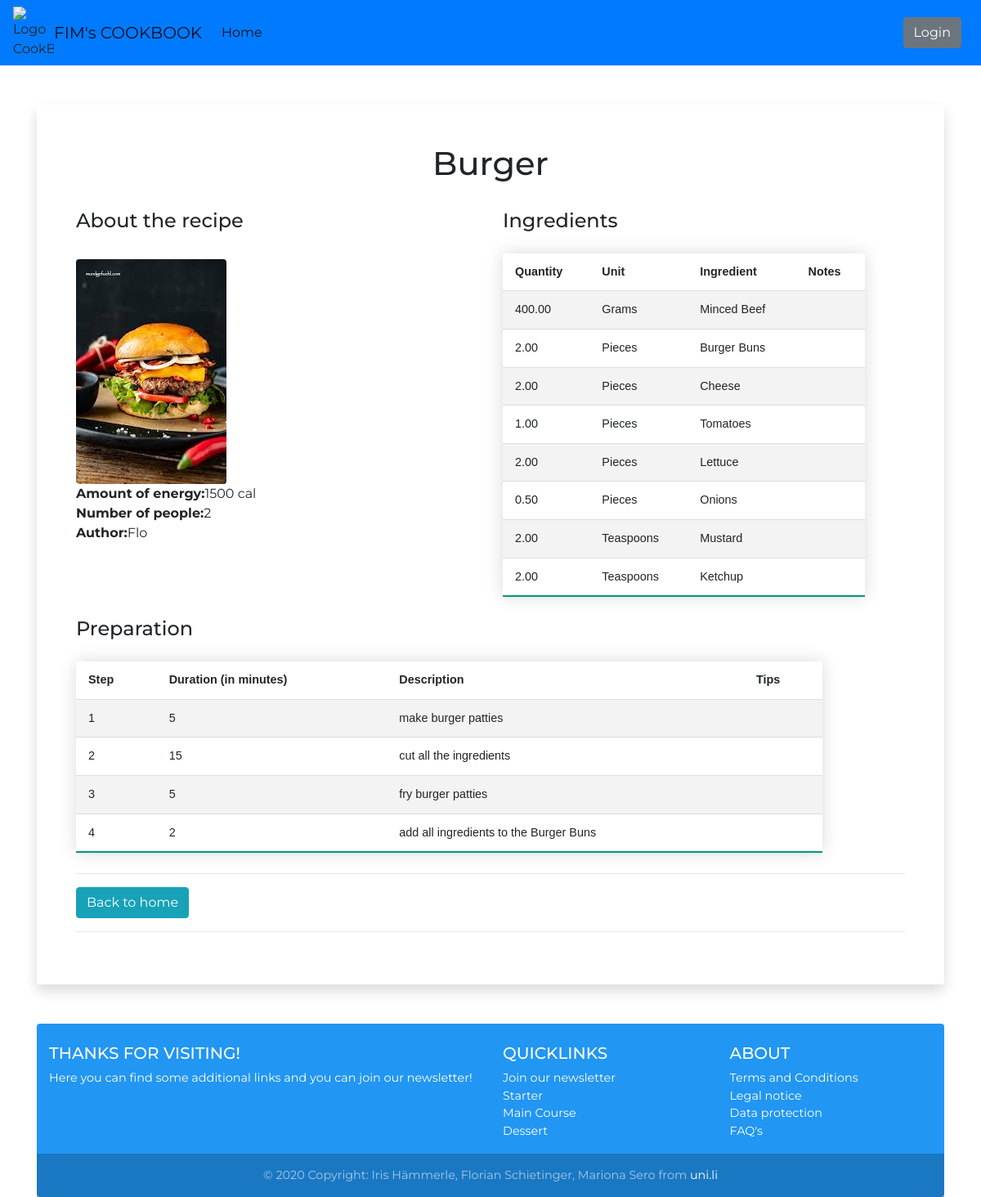
The app's page /viewrecipe/10 with its own data.
### myRecipeApp/models.py (models this page shows, shortened)
class Recipe(models.Model):
    RecipeId = models.BigAutoField(primary_key=True,
                                   verbose_name="Unique RecipeId"
                                   )
    RecipeName = models.CharField(verbose_name="Recipe Name",
                                  max_length=300
                                  )
    Picture = models.ImageField(verbose_name="Recipe Picture",
                                blank=True,
                                upload_to="upload/"
                                )
    UserId = models.ForeignKey(settings.AUTH_USER_MODEL,
                               verbose_name="Author",
                               on_delete=models.PROTECT
                               )
    Energy = models.PositiveIntegerField(verbose_name="Calories",
                                         blank=True)
    UnitId = models.ForeignKey(Unit,
                               verbose_name="Unit of Energy",
                               on_delete=models.PROTECT
                               )
    NumberPeople = models.PositiveSmallIntegerField(verbose_name="Number of People",
                                                    blank=True)

class Ingredient(models.Model):
    IngredientId = models.BigAutoField(primary_key=True,
                                       verbose_name="Unique UnitId"
                                       )
    RecipeId = models.ForeignKey(Recipe,
                                 verbose_name="Recipe",
                                 on_delete=models.CASCADE,
                                 default=0
                                 )
    Quantity = models.DecimalField(verbose_name="Quantity",
                                   max_digits=8,  # before none
                                   decimal_places=2
                                   )
    UnitId = models.ForeignKey(Unit,
                               verbose_name="Unit",
                               on_delete=models.CASCADE
                               )
    FoodItemId = models.ForeignKey(FoodItem,
                                   verbose_name="Food Item",
                                   on_delete=models.CASCADE
                                   )
    Note = models.TextField(verbose_name="Note",
                            blank=True
                            )

class FoodItem(models.Model):
    FoodItemId = models.BigAutoField(primary_key=True,
                                     verbose_name="Unique FoodItemId"
                                     )
    Name = models.CharField(verbose_name="Name",
                            max_length=200
                            )
    def __str__(self):  # to make it more readable in the admin panel (shows name instead of PK)
        return self.Name

class RecipeSteps(models.Model):
    RatingId = models.BigAutoField(primary_key=True,
                                   verbose_name="Unique RecipeStepId"
                                   )
    RecipeId = models.ForeignKey(Recipe,
                                 verbose_name="Recipe",
                                 on_delete=models.CASCADE
                                 )
    Duration = models.PositiveSmallIntegerField(verbose_name="Duration in Minutes",
                                                default=0
                                                )
    StepNo = models.PositiveSmallIntegerField(verbose_name="Step Number")
    Description = models.TextField(verbose_name="Description")
    Tips = models.TextField(verbose_name="Tips",
                            blank=True
                            )

### myUnitApp/models.py (models this page shows)
class Unit(models.Model):
    UnitId = models.BigAutoField(primary_key=True,
                                 verbose_name="Unique UnitId"
                                 )
    Name = models.CharField(verbose_name="Name",
                            max_length=200,
                            unique=True
                            )
    Abbreviation = models.CharField(verbose_name="Abbreviation",
                                    max_length=3
                                    )
    def __str__(self):  # to make it more readable in the admin panel (shows name instead of PK)
        return self.Name

### myRecipeApp/views.py (the view)
# urls.py: path('viewrecipe/<int:recipe_id>', recipe_details_view, name='view-recipe'),
def recipe_details_view(request, recipe_id=None):
    """This function is used to view the final versions of the recipes created by the users"""
    recipe = None
    if not recipe_id is None:
        recipe = Recipe.objects.get(RecipeId=recipe_id)
    context = {
        "recipe": recipe
    }
    return render(request, "details_view_recipe.html", context)

### myRecipeApp/templates/details_view_recipe.html (shortened to what this page needs)
{% extends 'base.html' %}
{% block titleContent %}
    <h1 class="title text-center h1">{{ recipe.RecipeName }}</h1>
{% endblock %}
{% block mainContent %}
    <div class="row">
        <div class="col-sm-6">
            <h4>About the recipe</h4>
            <br>
            <table class="styled-table " style="width:90%">
                {% if recipe.Picture  %}
                <img class="img-responsive img-circle rounded" src="{{ recipe.Picture.url }}" alt="Picture from recipe" style="max-width: 230px;"/>
                {% else %}
                    {% load static %}
                {% endif %}
                <br>
                <h8><b>Amount of energy:</b></h8>
                <br>
                <h8><b>Number of people:</b></h8>
                <br>
                <h8><b>Author:</b></h8>
            </table>
        </div>
        <div class="col-sm-6">
            <h4>Ingredients</h4>
            {% if recipe.ingredient_set.all.count > 0 %}
                <table class="styled-table" style="width:90%">
                    <tr>
                        <th>Quantity</th>
                        <th>Unit</th>
                        <th>Ingredient</th>
                        <th>Notes</th>
                    </tr>
                    {% for field in recipe.ingredient_set.all %}
                        <tr id="{{ field.IngredientId }}">
                            <td>{{ field.Quantity }}</td>
                            <td>{{ field.UnitId }}</td>
                            <td>{{ field.FoodItemId }}</td>
                            <td>{{ field.Note }}</td>
                        </tr>
                    {% endfor %}
                </table>
            {% endif %}
        </div>
    </div>
    <h4>Preparation</h4>
    {% if recipe.recipesteps_set.all.count > 0 %}
        <table class="styled-table" style="width:90%">
            <tr>
                <th>Step</th>
                <th>Duration (in minutes)</th>
                <th>Description</th>
                <th>Tips</th>
                {% for field in recipe.recipesteps_set.all %}
                    <tr id="{{ field.RatingId }}">
                        <td>{{ field.StepNo }}</td>
                        <td>{{ field.Duration }}</td>
                        <td>{{ field.Description }}</td>
                        <td>{{ field.Tips }}</td>
                    </tr>
                {% endfor %}
        </table>
    {% endif %}
    <hr>
    <form action="/home">
        <input class="btn btn-info" type="submit" class="btn btn-info" value="Back to home"/>
    </form>
{% endblock %}

### static_general/css/myStyles.css (style rules this page uses)
html { font-family: 'Montserrat', sans-serif; line-height: 1.15; -webkit-text-size-adjust: 100%; -webkit-tap-highlight-color: transparent; }
body { background: url('https://c.pxhere.com/photos/28/59/background_food_tasty_olives_wooden_background_cooking_plate_kitchen-1369805.jpg!d') no-repeat center center fixed; -webkit-background-size: cover; -moz-background-size: cover; background-size: cover; -o-background-size: cover; font-family: 'Montserrat', sans-serif; }
.styled-table { border-collapse: collapse; margin: 25px 0; font-size: 0.9em; font-family: sans-serif; min-width: 400px; box-shadow: 0 0 20px rgba(0, 0, 0, 0.15); }
.styled-table th, .styled-table td { padding: 12px 15px; }
.styled-table tbody tr { border-bottom: 1px solid #dddddd; }
.styled-table tbody tr:nth-of-type(even) { background-color: #f3f3f3; }
.styled-table tbody tr:last-of-type { border-bottom: 2px solid #009879; }

### records on screen
Recipe: RecipeName "Burger", Picture (picture)
Ingredient: Quantity "400.00", UnitId "Grams", FoodItemId "Minced Beef"
Ingredient: Quantity "2.00", UnitId "Pieces", FoodItemId "Burger Buns"
Ingredient: Quantity "2.00", UnitId "Pieces", FoodItemId "Cheese"
Ingredient: Quantity "1.00", UnitId "Pieces", FoodItemId "Tomatoes"
Ingredient: Quantity "2.00", UnitId "Pieces", FoodItemId "Lettuce"
Ingredient: Quantity "0.50", UnitId "Pieces", FoodItemId "Onions"
Ingredient: Quantity "2.00", UnitId "Teaspoons", FoodItemId "Mustard"
Ingredient: Quantity "2.00", UnitId "Teaspoons", FoodItemId "Ketchup"
RecipeSteps: StepNo "1", Duration "5", Description "make burger patties"
RecipeSteps: StepNo "2", Duration "15", Description "cut all the ingredients"
RecipeSteps: StepNo "3", Duration "5", Description "fry burger patties"
RecipeSteps: StepNo "4", Duration "2", Description "add all ingredients to the Burger Buns"
